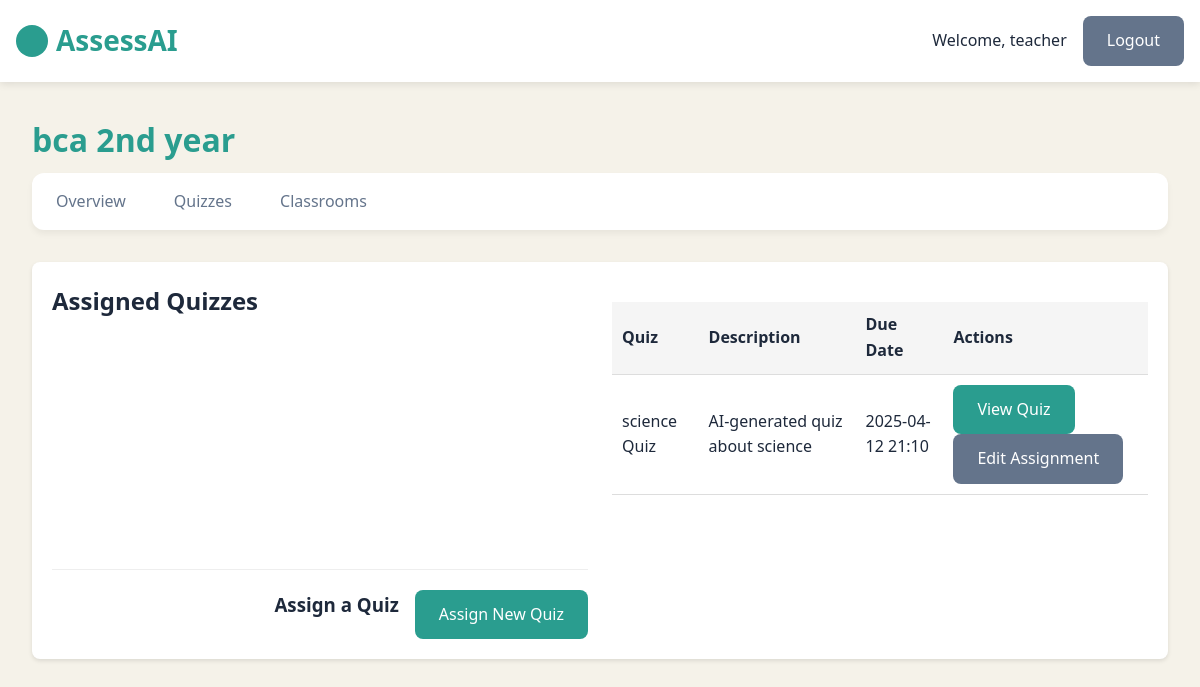
/classroom/2 (signed in), run on the app's committed database.
### models.py (models this page shows)
class Classroom(db.Model):
    id = db.Column(db.Integer, primary_key=True)
    name = db.Column(db.String(100), nullable=False)
    teacher_id = db.Column(db.Integer, db.ForeignKey('user.id'), nullable=False)
    assignments = db.relationship('QuizAssignment', back_populates='classroom')

class Quiz(db.Model):
    id = db.Column(db.Integer, primary_key=True)
    title = db.Column(db.String(100), nullable=False)
    description = db.Column(db.Text)
    created_date = db.Column(db.DateTime, default=datetime.utcnow)
    difficulty = db.Column(db.String(20), default='medium')
    teacher_id = db.Column(db.Integer, db.ForeignKey('user.id'), nullable=False)
    questions = db.relationship('Question', backref='quiz', lazy='select')
    assigned_classrooms = db.relationship(
        'Classroom',
        secondary=quiz_classroom,
        backref=db.backref('assigned_quizzes', lazy='select')
    )
    assignments = db.relationship('QuizAssignment', back_populates='quiz')

class QuizAssignment(db.Model):
    __tablename__ = 'quiz_assignments'
    quiz_id = db.Column(db.Integer, db.ForeignKey('quiz.id'), primary_key=True)
    classroom_id = db.Column(db.Integer, db.ForeignKey('classroom.id'), primary_key=True)
    due_date = db.Column(db.DateTime)
    quiz = db.relationship('Quiz', back_populates='assignments')
    classroom = db.relationship('Classroom', back_populates='assignments')

### app.py (the view)
@app.route('/classroom/<int:classroom_id>')
@teacher_required
def classroom_details(classroom_id):
    classroom = Classroom.query.get_or_404(classroom_id)
    if classroom.teacher_id != session['user_id']:
        flash('You do not have permission to view this classroom', 'error')
        return redirect(url_for('classrooms'))
    assignments = QuizAssignment.query.filter_by(classroom_id=classroom.id).all()
    assigned_quizzes = []
    for assignment in assignments:
        quiz = Quiz.query.get(assignment.quiz_id)
        if quiz:
            assigned_quizzes.append({
                'quiz': quiz,
                'due_date': assignment.due_date
            })
    assigned_quizzes.sort(key=lambda x: x['due_date'])
    return render_template(
        'classroom_details.html',
        classroom=classroom,
        assigned_quizzes=assigned_quizzes
    )

### app.py (called while the page is built)
def teacher_required(f):
    @wraps(f)
    def decorated_function(*args, **kwargs):
        if 'user_id' not in session or session['user_type'] != 'teacher':
            flash('Teacher access required', 'error')
            return redirect(url_for('login'))
        return f(*args, **kwargs)
    return decorated_function

### templates/classroom_details.html (shortened to what this page needs)
{% extends 'base.html' %}
{% block content %}
<div class="dashboard-container">
    <h1 class="dashboard-title">{{ classroom.name }}</h1>
    <nav class="dashboard-nav">
        <ul>
            <li><a href="{{ url_for('teacher_dashboard') }}">Overview</a></li>
            <li><a href="{{ url_for('quizzes') }}">Quizzes</a></li>
            <li><a href="{{ url_for('classrooms') }}">Classrooms</a></li>
        </ul>
    </nav>
    <div class="classroom-details">
        <h2>Assigned Quizzes</h2>
        {% if assigned_quizzes %}
            <div class="assigned-quizzes">
                <table class="table">
                    <thead>
                        <tr>
                            <th>Quiz</th>
                            <th>Description</th>
                            <th>Due Date</th>
                            <th>Actions</th>
                        </tr>
                    </thead>
                    <tbody>
                        {% for item in assigned_quizzes %}
                            <tr>
                                <td>{{ item.quiz.title }}</td>
                                <td>{{ item.quiz.description }}</td>
                                <td>{{ item.due_date.strftime('%Y-%m-%d %H:%M') }}</td>
                                <td>
                                    <a href="{{ url_for('quiz_details', quiz_id=item.quiz.id) }}" class="btn btn-sm btn-primary">View Quiz</a>
                                    <a href="{{ url_for('assign_quiz', quiz_id=item.quiz.id, classroom_id=classroom.id) }}" class="btn btn-sm btn-secondary">Edit Assignment</a>
                                </td>
                            </tr>
                        {% endfor %}
                    </tbody>
                </table>
            </div>
        {% else %}
            <p>No quizzes have been assigned to this classroom yet.</p>
        {% endif %}
        <div class="classroom-actions">
            <h3>Assign a Quiz</h3>
            <a href="{{ url_for('assign_quiz_form', classroom_id=classroom.id) }}" class="btn btn-primary">Assign New Quiz</a>
        </div>
    </div>
</div>
{% endblock %}

### static/css/styles.css (style rules this page uses)
:root { --primary-color: #2A9D8F; --primary-hover: #238277; --secondary-color: #64748b; --background-light: #f5f2e9; --text-color: #1e293b; --accent-color: #e3a046; --error-color: #ef4444; --success-color: #10b981; }
* { box-sizing: border-box; margin: 0; padding: 0; }
body { font-family: 'Segoe UI', system-ui, sans-serif; line-height: 1.6; color: var(--text-color); background-color: var(--background-light); min-height: 100vh; }
.dashboard-container { max-width: 1200px; margin: 0 auto; padding: 20px; }
.dashboard-title { font-size: 2rem; margin-bottom: 10px; color: #333; }
.btn { display: inline-block; padding: 0.75rem 1.5rem; border-radius: 0.5rem; font-weight: 500; text-align: center; text-decoration: none; cursor: pointer; transition: all 0.3s; border: none; }
.btn-primary { background-color: var(--primary-color); color: white; }
.btn-secondary { background-color: var(--secondary-color); color: white; }
.dashboard-container { padding: 2rem; max-width: 1200px; margin: 0 auto; }
.dashboard-title { font-size: 2rem; font-weight: 700; color: var(--primary-color); margin-bottom: 0.5rem; }
.dashboard-nav { background: white; border-radius: 0.75rem; padding: 0.5rem; margin-bottom: 2rem; box-shadow: 0 4px 6px rgba(0,0,0,0.05); }
.dashboard-nav ul { list-style: none; display: flex; gap: 1rem; }
.dashboard-nav li { padding: 0.5rem 0; }
.dashboard-nav li a { color: var(--secondary-color); text-decoration: none; padding: 0.5rem 1rem; border-radius: 0.5rem; transition: all 0.2s; }
.classroom-details { display: grid; grid-template-columns: 1fr 1fr; gap: 1.5rem; margin: 1.5rem 0; }
.classroom-actions { display: flex; gap: 1rem; justify-content: flex-end; margin-top: 1.5rem; }

### templates/classroom_details.html (style rules this page uses)
.classroom-details { background: white; border-radius: 8px; padding: 20px; margin-top: 20px; box-shadow: 0 2px 4px rgba(0,0,0,0.1); }
.assigned-quizzes { margin: 20px 0; }
.table { width: 100%; border-collapse: collapse; }
.table th, .table td { padding: 10px; border-bottom: 1px solid #ddd; text-align: left; }
.table th { background-color: #f5f5f5; }
.classroom-actions { margin-top: 30px; padding-top: 20px; border-top: 1px solid #eee; }

### data on the page
Classroom: name "bca 2nd year"
Quiz: quiz "science Quiz", quiz.description "AI-generated quiz about science"
QuizAssignment: due_date "2025-04-12 21:10"

### other printed values
{{ session.get('name') }} "teacher"
